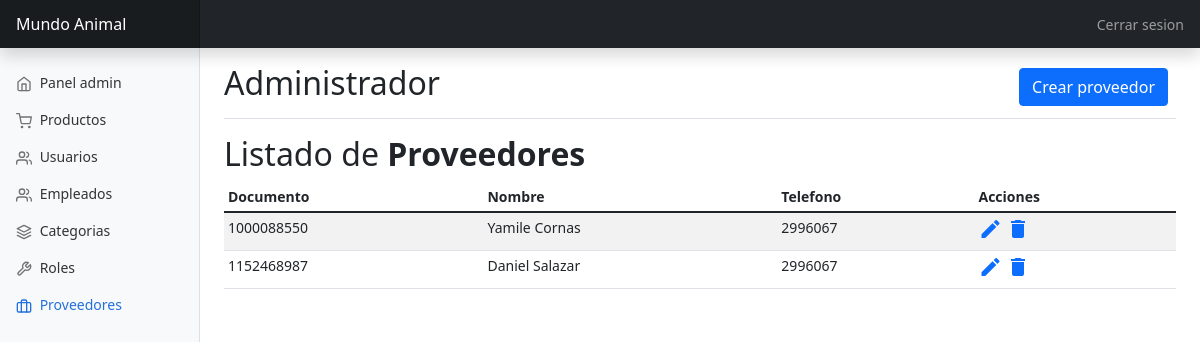
/view/proveedores.php (signed in), run on the app's committed database.
### tables this page shows
CREATE TABLE  proveedor (
  idproveedor BIGINT PRIMARY KEY NOT NULL,
  nombre VARCHAR(45) NOT NULL,
  apellido VARCHAR(45) NOT NULL,
  telefono VARCHAR(45));

### db/database.php (called while the page is built, shortened)
<?php
	class Database{
		private $con;
		private $dbhost="localhost";
		private $dbuser="root";
		private $dbpass="root";
		private $dbname="mundoanimal";
		public function connect_db(){
			$this->con = mysqli_connect($this->dbhost, $this->dbuser, $this->dbpass, $this->dbname);
		}
        public function readProveedor(){
            $sql = "SELECT * FROM proveedor";
            $res = mysqli_query($this->con, $sql);
            	return $res;
        }
}
?>

### view/proveedores.php (the view, shortened to what this page needs)
<?php
include('../db/database.php');
$proveedores = new Database();
?>
<!doctype html>
<html lang="en">
<head>
  <link href="https://cdn.jsdelivr.net/npm/bootstrap@5.1.3/dist/css/bootstrap.min.css" rel="stylesheet">
  <link href="../css/dashboard.css" rel="stylesheet">
</head>
<body>
  <header class="navbar navbar-dark sticky-top bg-dark flex-md-nowrap p-0 shadow">
    <a class="navbar-brand col-md-3 col-lg-2 me-0 px-3" href="#">Mundo Animal</a>
    <div class="navbar-nav">
      <div class="nav-item text-nowrap">
        <a class="nav-link px-3" href="logout.php">Cerrar sesion</a>
      </div>
    </div>
  </header>
  <div class="container-fluid">
    <div class="row">
      <nav id="sidebarMenu" class="col-md-3 col-lg-2 d-md-block bg-light sidebar collapse">
        <div class="position-sticky pt-3">
          <ul class="nav flex-column">
            <li class="nav-item">
              <a class="nav-link" aria-current="page" href="admin.php">
                <span data-feather="home"></span>
                Panel admin
              </a>
            </li>
            <li class="nav-item">
              <a class="nav-link" href="productos.php">
                <span data-feather="shopping-cart"></span>
                Productos
              </a>
            </li>
            <li class="nav-item">
              <a class="nav-link" href="user.php">
                <span data-feather="users"></span>
                Usuarios
              </a>
            </li>
            <li class="nav-item">
              <a class="nav-link" href="empleados.php">
                <span data-feather="users"></span>
                Empleados
              </a>
            </li>
            <li class="nav-item">
              <a class="nav-link" href="categoria.php">
                <span data-feather="layers"></span>
                Categorias
              </a>
            </li>
            <li class="nav-item">
              <a class="nav-link" href="roles.php">
                <span data-feather="tool"></span>
                Roles
              </a>
            </li>
            <li class="nav-item">
              <a class="nav-link  active" href="proveedores.php">
                <span data-feather="briefcase"></span>
                Proveedores
              </a>
            </li>
          </ul>
        </div>
      </nav>
      <main class="col-md-9 ms-sm-auto col-lg-10 px-md-4">
        <div class="d-flex justify-content-between flex-wrap flex-md-nowrap align-items-center pt-3 pb-2 mb-3 border-bottom">
          <h1 class="h2">Administrador</h1>
          <div class="btn-toolbar mb-2 mb-md-0">
            <div class="btn-group me-2">
              <a href="../crud/createProveedor.php" class="btn btn-primary">Crear proveedor</a>
            </div>
          </div>
        </div>
        <h2>Listado de <b>Proveedores</b></h2>
        <div class="table-responsive">
          <table class="table table-striped table-sm">
            <thead>
              <tr>
                <th scope="col">Documento</th>
                <th scope="col">Nombre</th>
                <th scope="col">Telefono</th>
                <th scope="col">Acciones</th>
              </tr>
            </thead>
            <tbody>
              <?php $listado = $proveedores->readProveedor(); ?>
              <?php
              while ($row = mysqli_fetch_object($listado)) {
                $idproveedor = $row->idproveedor;
                $nombre = $row->nombre . " " . $row->apellido;
                $telefono = $row->telefono;
              ?>
                <tr>
                  <td><?php echo $idproveedor; ?></td>
                  <td><?php echo $nombre; ?></td>
                  <td><?php echo $telefono; ?></td>
                  <td>
                    <a href="../crud/updateProveedor.php?idproveedor=<?php echo $idproveedor; ?>" class="edit" title="Editar" data-toggle="tooltip"><i class="material-icons">&#xE254;</i></a>
                    <a href="../crud/deleteProveedor.php?idproveedor=<?php echo $idproveedor; ?>" class="delete" title="Eliminar" data-toggle="tooltip" onclick="return confirm('Seguro que quieres eliminarlo?')"><i class="material-icons">&#xE872;</i></a>
                  </td>
                </tr>
              <?php
              }
              ?>
            </tbody>
          </table>
        </div>
      </main>
    </div>
  </div>
</body>
</html>

### css/dashboard.css (style rules this page uses)
body { font-size: .875rem; }
.feather { width: 16px; height: 16px; vertical-align: text-bottom; }
.sidebar { position: fixed; top: 0; bottom: 0; left: 0; z-index: 100; padding: 48px 0 0; box-shadow: inset -1px 0 0 rgba(0, 0, 0, .1); }
.sidebar .nav-link { font-weight: 500; color: #333; }
.sidebar .nav-link .feather { margin-right: 4px; color: #727272; }
.sidebar .nav-link.active { color: #2470dc; }
.sidebar .nav-link:hover .feather, .sidebar .nav-link.active .feather { color: inherit; }
.navbar-brand { padding-top: .75rem; padding-bottom: .75rem; font-size: 1rem; background-color: rgba(0, 0, 0, .25); box-shadow: inset -1px 0 0 rgba(0, 0, 0, .25); }

### data on the page
proveedor: idproveedor "1000088550", nombre "Yamile Cornas", telefono "2996067"
proveedor: idproveedor "1152468987", nombre "Daniel Salazar", telefono "2996067"
